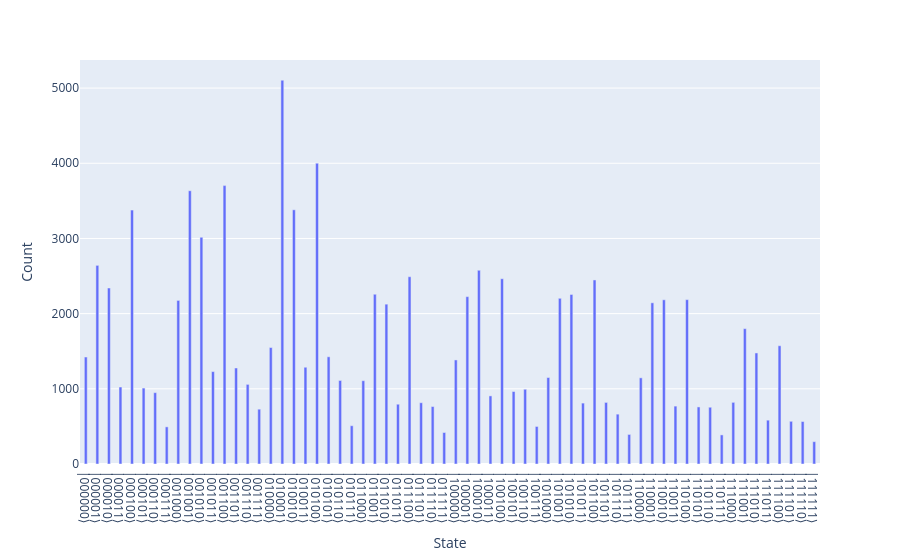

The cell this chart's notebook holds for it:
### Code cell
print(res_ibm_anzats)
result_ibm_anzats.histogram("bin", width=1000, height=500).write_image(
    "qaoa_anzats_ibm_noise.pdf"
)
result_ibm_anzats.histogram("bin")

### Figure 1 — Plotly figure (JSON) as saved in the notebook; plotly's stock layout.template omitted (floating-point values rounded to 4 significant figures)
{"data": [{"hovertemplate": "State=%{x}<br>Count=%{y}<extra></extra>", "legendgroup": "", "marker": {"color": "#636efa", "pattern": {"shape": ""}}, "name": "", "orientation": "v", "showlegend": false, "textposition": "auto", "type": "bar", "x": [20, 12, 8, 17, 50, 10, 34, 15, 28, 18, 16, 0, 44, 40, 46, 19, 52, 4, 9, 22, 2, 32, 41, 30, 13, 53, 60, 63, 7, 29, 36, 21, 49, 6, 31, 42, 33, 54, 24, 14, 25, 59, 5, 47, 57, 51, 26, 45, 11, 62, 1, 3, 38, 61, 56, 39, 55, 43, 27, 48, 23, 37, 58, 35], "xaxis": "x", "y": [4001, 3703, 2176, 5105, 2184, 3016, 2577, 729, 2491, 3381, 1549, 1423, 2448, 1150, 663, 1287, 2186, 3378, 3635, 1111, 2341, 1384, 2204, 764, 1277, 759, 1573, 297, 494, 815, 2464, 1426, 2144, 949, 419, 2255, 2226, 755, 1108, 1059, 2258, 583, 1010, 393, 1800, 770, 2126, 819, 1229, 565, 2642, 1024, 994, 568, 820, 499, 387, 810, 795, 1146, 509, 964, 1477, 906], "yaxis": "y"}], "layout": {"bargap": 0.75, "barmode": "relative", "legend": {"tracegroupgap": 0}, "margin": {"t": 60}, "xaxis": {"anchor": "y", "domain": [0, 1], "tickmode": "array", "ticktext": ["|010100⟩", "|001100⟩", "|001000⟩", "|010001⟩", "|110010⟩", "|001010⟩", "|100010⟩", "|001111⟩", "|011100⟩", "|010010⟩", "|010000⟩", "|000000⟩", "|101100⟩", "|101000⟩", "|101110⟩", "|010011⟩", "|110100⟩", "|000100⟩", "|001001⟩", "|010110⟩", "|000010⟩", "|100000⟩", "|101001⟩", "|011110⟩", "|001101⟩", "|110101⟩", "|111100⟩", "|111111⟩", "|000111⟩", "|011101⟩", "|100100⟩", "|010101⟩", "|110001⟩", "|000110⟩", "|011111⟩", "|101010⟩", "|100001⟩", "|110110⟩", "|011000⟩", "|001110⟩", "|011001⟩", "|111011⟩", "|000101⟩", "|101111⟩", "|111001⟩", "|110011⟩", "|011010⟩", "|101101⟩", "|001011⟩", "|111110⟩", "|000001⟩", "|000011⟩", "|100110⟩", "|111101⟩", "|111000⟩", "|100111⟩", "|110111⟩", "|101011⟩", "|011011⟩", "|110000⟩", "|010111⟩", "|100101⟩", "|111010⟩", "|100011⟩"], "tickvals": [20, 12, 8, 17, 50, 10, 34, 15, 28, 18, 16, 0, 44, 40, 46, 19, 52, 4, 9, 22, 2, 32, 41, 30, 13, 53, 60, 63, 7, 29, 36, 21, 49, 6, 31, 42, 33, 54, 24, 14, 25, 59, 5, 47, 57, 51, 26, 45, 11, 62, 1, 3, 38, 61, 56, 39, 55, 43, 27, 48, 23, 37, 58, 35], "title": {"text": "State"}}, "yaxis": {"anchor": "x", "domain": [0, 1], "title": {"text": "Count"}}}}
